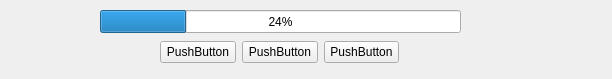
<?xml version="1.0" encoding="UTF-8"?>
<ui version="4.0">
 <class>Player</class>
 <widget class="QWidget" name="Player">
  <property name="geometry">
   <rect>
    <x>0</x>
    <y>0</y>
    <width>612</width>
    <height>79</height>
   </rect>
  </property>
  <property name="windowTitle">
   <string>Form</string>
  </property>
  <widget class="QProgressBar" name="PlaybackProgress">
   <property name="geometry">
    <rect>
     <x>100</x>
     <y>10</y>
     <width>361</width>
     <height>23</height>
    </rect>
   </property>
   <property name="value">
    <number>24</number>
   </property>
  </widget>
  <widget class="QWidget" name="">
   <property name="geometry">
    <rect>
     <x>160</x>
     <y>40</y>
     <width>239</width>
     <height>25</height>
    </rect>
   </property>
   <layout class="QHBoxLayout" name="MainLayout">
    <item>
     <widget class="QPushButton" name="Previous">
      <property name="text">
       <string>PushButton</string>
      </property>
     </widget>
    </item>
    <item>
     <widget class="QPushButton" name="PlayAndPause">
      <property name="text">
       <string>PushButton</string>
      </property>
     </widget>
    </item>
    <item>
     <widget class="QPushButton" name="Next">
      <property name="text">
       <string>PushButton</string>
      </property>
     </widget>
    </item>
   </layout>
  </widget>
 </widget>
 <resources/>
 <connections/>
</ui>
